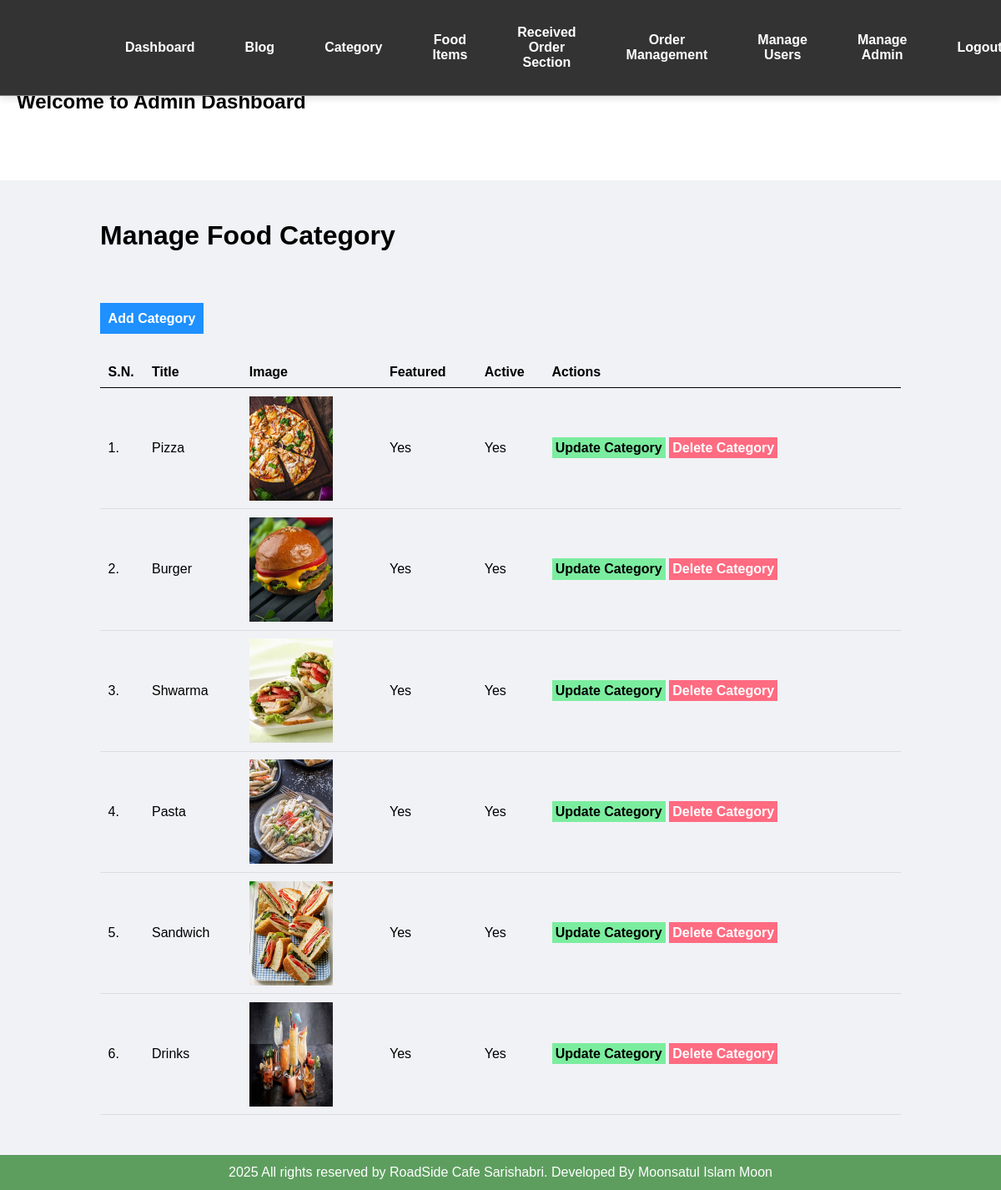
/admin/manage-category.php (signed in), run on the app's committed database.
### tables this page shows
CREATE TABLE `tbl_category` (
  `id` int(10) UNSIGNED NOT NULL,
  `title` varchar(100) NOT NULL,
  `image_name` varchar(255) NOT NULL,
  `featured` varchar(10) NOT NULL,
  `active` varchar(10) NOT NULL
);

### admin/manage-category.php (the view, shortened to what this page needs)
<?php include('partials/menu.php'); ?>
<div class="main-content">
    <div class="wrapper">
        <h1>Manage Food Category</h1>
        <br /><br />
        <br><br>
                <a href="<?php echo SITEURL; ?>admin/add-category.php" class="btn-primary">Add Category</a>
                <br /><br /><br />
                <table class="tbl-full">
                    <tr>
                        <th>S.N.</th>
                        <th>Title</th>
                        <th>Image</th>
                        <th>Featured</th>
                        <th>Active</th>
                        <th>Actions</th>
                    </tr>
                    <?php
                        $sql = "SELECT * FROM tbl_category";
                        $res = mysqli_query($conn, $sql);
                        $count = mysqli_num_rows($res);
                        $sn=1;
                        if($count>0)
                        {
                            while($row=mysqli_fetch_assoc($res))
                            {
                                $id = $row['id'];
                                $title = $row['title'];
                                $image_name = $row['image_name'];
                                $featured = $row['featured'];
                                $active = $row['active'];
                                ?>
                                    <tr>
                                        <td><?php echo $sn++; ?>. </td>
                                        <td><?php echo $title; ?></td>
                                        <td>
                                            <?php
                                                if($image_name!="")
                                                {
                                                    ?>
                                                    <img src="<?php echo SITEURL; ?>images/category/<?php echo $image_name; ?>" width="100px" >
                                                    <?php
                                                }
                                                else
                                                {
                                                    echo "<div class='error'>Image not Added.</div>";
                                                }
                                            ?>
                                        </td>
                                        <td><?php echo $featured; ?></td>
                                        <td><?php echo $active; ?></td>
                                        <td>
                                            <a href="<?php echo SITEURL; ?>admin/update-category.php?id=<?php echo $id; ?>" class="btn-secondary">Update Category</a>
                                            <a href="<?php echo SITEURL; ?>admin/delete-category.php?id=<?php echo $id; ?>&image_name=<?php echo $image_name; ?>" class="btn-danger">Delete Category</a>
                                        </td>
                                    </tr>
                                <?php
                            }
                        }
                        else
                        {
                            ?>
                            <tr>
                                <td colspan="6"><div class="error">No Category Added.</div></td>
                            </tr>
                            <?php
                        }
                    ?>
                </table>
    </div>
</div>
<?php include('partials/footer.php'); ?>

### admin/partials/menu.php (shortened to what this page needs)
<html>
    <head>
        <link rel="stylesheet" href="../css/admin.css">
    </head>
    <body>
        <div class="menu text-center">
            <div class="wrapper">
                <ul>
                    <li><a href="index.php" class="active">Dashboard</a></li>
                    <li><a href="manage-blog.php">Blog</a></li>
                    <li><a href="manage-category.php">Category</a></li>
                    <li><a href="manage-food.php">Food Items</a></li>
                    <li><a href="manage-order.php">Received Order Section</a></li>
                    <li><a href="order-management.php">Order Management</a></li>
                    <li><a href="manage-user.php">Manage Users</a></li>
                    <li><a href="manage-admin.php">Manage Admin</a></li>
                    <li><a href="logout.php">Logout</a></li>
                </ul>
            </div>
        </div>
        <div style="padding: 80px 20px;">
            <h2><br>Welcome to Admin Dashboard</h2>
        </div>

### admin/partials/footer.php
<div class="footer">
            <div class="wrapper">
                <p class="text-center"><?php echo date("Y"); ?> All rights reserved by RoadSide Cafe Sarishabri. Developed By Moonsatul Islam Moon</a></p>
            </div>
        </div>
    </body>
</html>

### css/admin.css (style rules this page uses)
* { margin: 0; padding: 0; font-family: Arial, Helvetica, sans-serif; }
.wrapper { padding: 1%; width: 80%; margin: 0 auto; }
.text-center { text-align: center; }
.tbl-full { width: 100%; }
table { border-collapse: collapse; width: 100%; }
th, td { padding: 8px; text-align: left; border-bottom: 1px solid #ddd; }
table tr th { border-bottom: 1px solid black; padding: 1%; text-align: left; }
table tr td { padding: 1%; }
.btn-primary { background-color: #1e90ff; padding: 1%; color: white; text-decoration: none; font-weight: bold; }
.btn-secondary { background-color: #7bed9f; padding: 1%; color: black; text-decoration: none; font-weight: bold; }
.btn-danger { background-color: #ff6b81; padding: 1%; color: white; text-decoration: none; font-weight: bold; }
.menu { border-bottom: 1px solid grey; }
.menu ul { list-style-type: none; }
.menu ul li { display: inline; padding: 1%; }
.menu ul li a { text-decoration: none; font-weight: bold; color: #5d9e5f; }
.main-content { background-color: #f1f2f6; padding: 3% 0; }
.footer { background-color: #5d9e5f; color: white; }

### admin/partials/menu.php (style rules this page uses)
.menu { background-color: #333; color: #fff; position: fixed; width: 100%; top: 0; left: 0; z-index: 1000; box-shadow: 0 4px 8px rgba(0, 0, 0, 0.1); }
.menu .wrapper { display: flex; justify-content: space-around; align-items: center; padding: 15px 0; max-width: 1200px; margin: 0 auto; }
.menu ul { list-style-type: none; display: flex; justify-content: space-between; padding: 0; margin: 0; width: 100%; align-items: center; }
.menu ul li { position: relative; padding: 10px 20px; text-align: center; cursor: pointer; transition: background-color 0.3s ease; }
.menu ul li a { text-decoration: none; color: #fff; font-size: 16px; font-weight: 600; display: block; padding: 5px 10px; }
.menu { animation: slideIn 0.5s ease-in-out; }

### data on the page
tbl_category: title "Pizza", image_name (picture), featured "Yes", active "Yes"
tbl_category: title "Burger", image_name (picture), featured "Yes", active "Yes"
tbl_category: title "Shwarma", image_name (picture), featured "Yes", active "Yes"
tbl_category: title "Pasta", image_name (picture), featured "Yes", active "Yes"
tbl_category: title "Sandwich", image_name (picture), featured "Yes", active "Yes"
tbl_category: title "Drinks", image_name (picture), featured "Yes", active "Yes"
